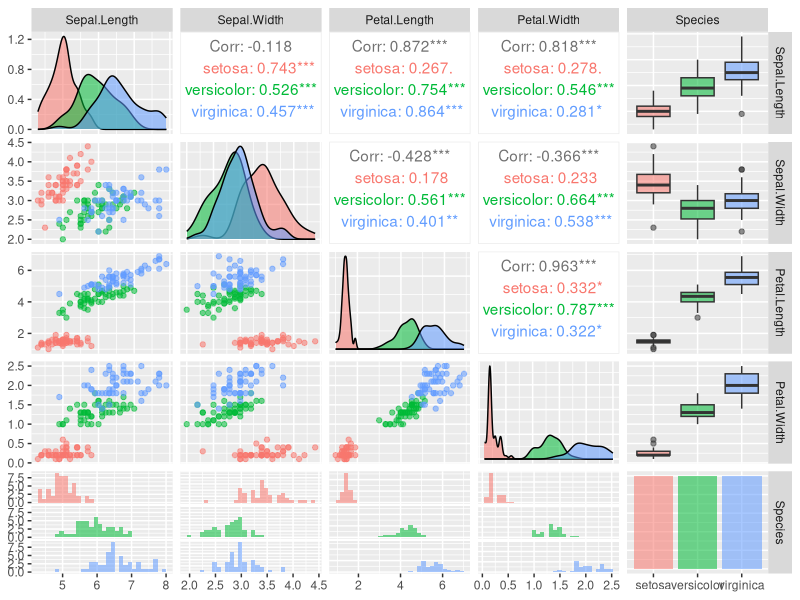
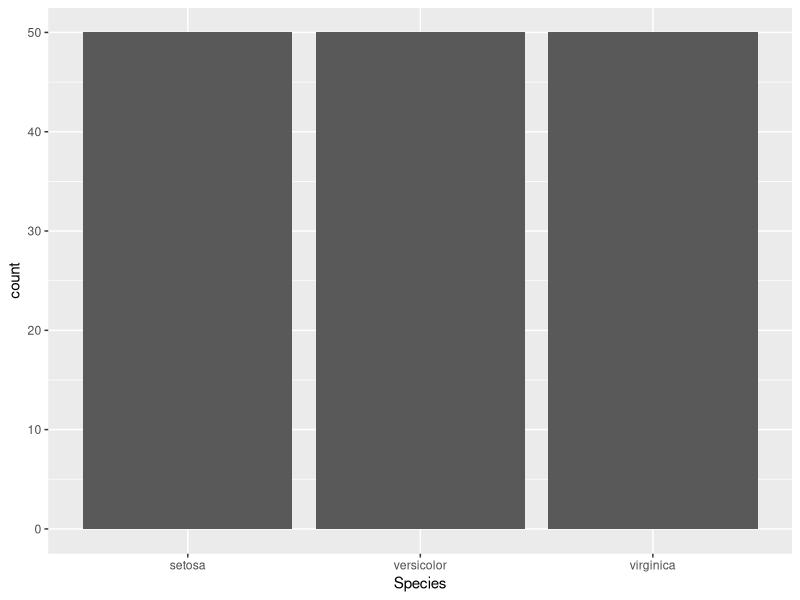

The R script that drew these images, in order:
## ---- chunk 1
knitr::opts_chunk$set(fig.path = "../images/")
#knitr::opts_chunk$set(fig.path = "C:/Users/Bridget/OneDrive/R_Scripts/repos/brknapp.github.io/images")

## ---- chunk 2
library(GGally)
ggpairs(iris, aes(colour = Species, alpha = 0.4))
## ---- chunk 3
g <- ggplot(data = iris, aes(x = Species))
g + geom_bar()




